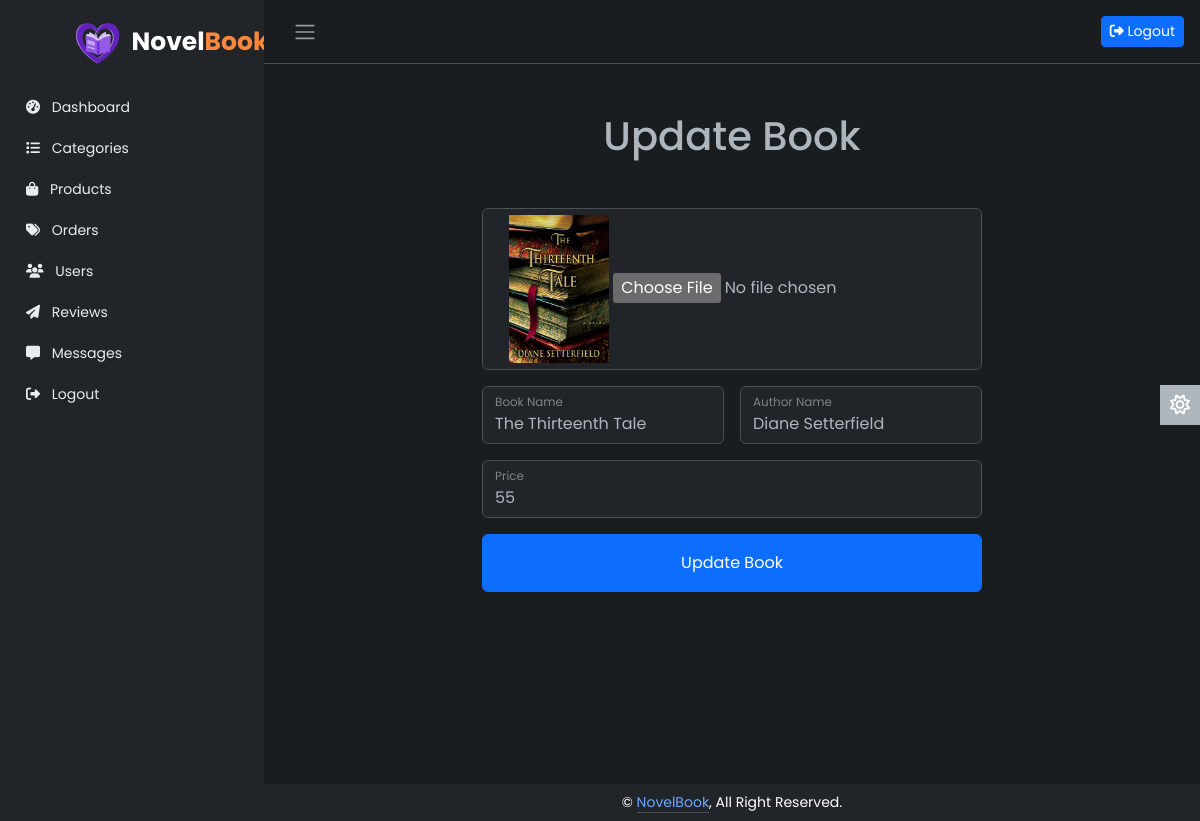
The app's page /product_update.php?update=1 (signed in) with its own data.
### tables this page shows
CREATE TABLE `products` (
  `id` int(11) NOT NULL,
  `name` varchar(100) NOT NULL,
  `author` varchar(255) NOT NULL,
  `price` int(100) NOT NULL,
  `image` varchar(100) NOT NULL,
  `created_at` timestamp NOT NULL DEFAULT current_timestamp()
);

### product_update.php (the view, shortened to what this page needs)
<?php
include 'inc/db.php';
?>
<?php
include "admin/header.php";
?>
<div class="main">
<?php
include "admin/navbar.php";
?>
<div class="container-xxl py-5" style="height:90vh;">
        <div class="container">
            <div class="col-12 wow fadeInUp" data-wow-delay="0.1s">
                <h1 class="text-center">Update Book</h1>
            </div>
            <div class="row mt-5">
            <?php
                if(isset($_GET['update'])){
                    $update_id = $_GET['update'];
                    $update_query = mysqli_query($conn, "SELECT * FROM `products` WHERE id = '$update_id'") or die('query failed');
                    if(mysqli_num_rows($update_query) > 0){
                        while($fetch_update = mysqli_fetch_assoc($update_query)){
            ?>
                    <center>
                    <form method="POST" enctype="multipart/form-data" style="max-width:500px">
                        <div class="row g-3">
                            <div class="col-12">
                                <div class="form-control">
                                <img src="uploaded_img/<?php echo $fetch_update['image']; ?>" alt="" width="100px">
                                <input type="file" class="box" name="update_image" accept="image/jpg, image/jpeg, image/png">
                                </div>
                            </div>
                            <div class="col-md-6">
                                <div class="form-floating">
                                    <input type="text" class="form-control" id="name" placeholder="Book Name"  name="update_name" value="<?php echo $fetch_update['name']; ?>" required>
                                    <label for="name">Book Name</label>
                                </div>
                            </div>
                            <div class="col-md-6">
                                <div class="form-floating">
                                    <input type="text" class="form-control" id="author" placeholder="Author Name"  name="update_author" value="<?php echo $fetch_update['author']; ?>" required>
                                    <label for="author">Author Name</label>
                                </div>
                            </div>
                            <div class="col-12">
                                <div class="form-floating">
                                    <input type="number" class="form-control" id="price" placeholder="Price"  name="update_price" value="<?php echo $fetch_update['price']; ?>" required>
                                    <label for="price">Price</label>
                                </div>
                            </div>
                            <div class="col-12">
                                <button class="btn btn-primary w-100 py-3" name="update_product" type="submit">Update Book</button>
                            </div>
                        </div>
                        </form>
                    </center>
            <?php
                    }
                }
                }else{
                    echo '<script>document.querySelector(".edit-product-form").style.display = "none";</script>';
                }
            ?>
            </div>
        </div>
    </div>
<a href="#" class="theme-toggle">
      <i class="fa-regular fa-sun"></i>
   </a>
<?php
include "admin/footer.php";
?>
</div>
</div>
</body>
</html>

### css/user.css (style rules this page uses)
body { font-family: 'Poppins', sans-serif; font-size: 0.875rem; opacity: 1; overflow-y: scroll; margin: 0; }
a { cursor: pointer; text-decoration: none; font-family: 'Poppins', sans-serif; }
.main { display: flex; flex-direction: column; min-height: 100vh; min-width: 0; overflow: auto; transition: all 0.35s ease-in-out; width: 100%; background: var(--bs-dark-bg-subtle); }
.theme-toggle { position: fixed; top: 50%; transform: translateY(-65%); text-align: center; z-index: 10; right: 0; left: auto; border: none; background-color: var(--bs-body-color); }
html[data-bs-theme="dark"] .theme-toggle .fa-sun, html[data-bs-theme="light"] .theme-toggle .fa-moon { cursor: pointer; padding: 10px; display: block; font-size: 1.25rem; color: #FFF; }

### records on screen
products: image (picture), update_name "The Thirteenth Tale", update_author "Diane Setterfield", update_price "55"
